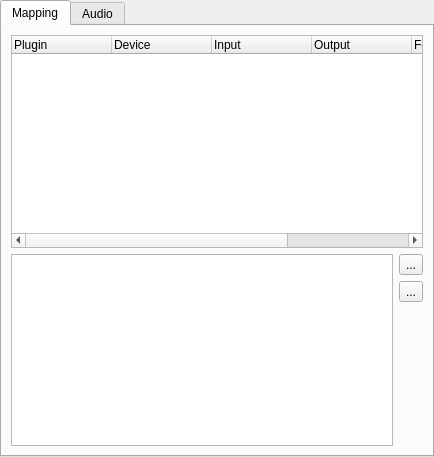
<?xml version="1.0" encoding="UTF-8"?>
<ui version="4.0">
 <author>Massimo Callegari</author>
 <comment>
  Q Light Controller Plus
  inputoutputpatcheditor.ui

  Copyright (c) 2015 Massimo Callegari

  Licensed under the Apache License, Version 2.0 (the &quot;License&quot;);
  you may not use this file except in compliance with the License.
  You may obtain a copy of the License at

      http://www.apache.org/licenses/LICENSE-2.0.txt

  Unless required by applicable law or agreed to in writing, software
  distributed under the License is distributed on an &quot;AS IS&quot; BASIS,
  WITHOUT WARRANTIES OR CONDITIONS OF ANY KIND, either express or implied.
  See the License for the specific language governing permissions and
  limitations under the License.
 </comment>
 <class>InputOutputPatchEditor</class>
 <widget class="QWidget" name="InputOutputPatchEditor">
  <property name="geometry">
   <rect>
    <x>0</x>
    <y>0</y>
    <width>434</width>
    <height>457</height>
   </rect>
  </property>
  <property name="windowTitle">
   <string>Input/Output patch editor</string>
  </property>
  <layout class="QGridLayout" name="gridLayout_3">
   <property name="leftMargin">
    <number>0</number>
   </property>
   <property name="topMargin">
    <number>0</number>
   </property>
   <property name="rightMargin">
    <number>0</number>
   </property>
   <property name="bottomMargin">
    <number>0</number>
   </property>
   <item row="0" column="0">
    <widget class="QTabWidget" name="m_tab">
     <property name="currentIndex">
      <number>0</number>
     </property>
     <widget class="QWidget" name="Mapping">
      <attribute name="title">
       <string>Mapping</string>
      </attribute>
      <layout class="QGridLayout" name="gridLayout_2">
       <item row="0" column="0" colspan="3">
        <widget class="QTreeWidget" name="m_mapTree">
         <property name="sizePolicy">
          <sizepolicy hsizetype="Expanding" vsizetype="Expanding">
           <horstretch>0</horstretch>
           <verstretch>0</verstretch>
          </sizepolicy>
         </property>
         <property name="alternatingRowColors">
          <bool>true</bool>
         </property>
         <property name="rootIsDecorated">
          <bool>false</bool>
         </property>
         <property name="itemsExpandable">
          <bool>false</bool>
         </property>
         <property name="expandsOnDoubleClick">
          <bool>false</bool>
         </property>
         <column>
          <property name="text">
           <string>Plugin</string>
          </property>
         </column>
         <column>
          <property name="text">
           <string>Device</string>
          </property>
         </column>
         <column>
          <property name="text">
           <string>Input</string>
          </property>
          <property name="textAlignment">
           <set>AlignLeading|AlignVCenter</set>
          </property>
         </column>
         <column>
          <property name="text">
           <string>Output</string>
          </property>
          <property name="textAlignment">
           <set>AlignLeading|AlignVCenter</set>
          </property>
         </column>
         <column>
          <property name="text">
           <string>Feedback</string>
          </property>
         </column>
         <column>
          <property name="text">
           <string>Profile</string>
          </property>
         </column>
        </widget>
       </item>
       <item row="1" column="0" rowspan="3" colspan="2">
        <widget class="QTextBrowser" name="m_infoBrowser">
         <property name="sizePolicy">
          <sizepolicy hsizetype="Expanding" vsizetype="Expanding">
           <horstretch>0</horstretch>
           <verstretch>0</verstretch>
          </sizepolicy>
         </property>
        </widget>
       </item>
       <item row="1" column="2">
        <widget class="QToolButton" name="m_configureButton">
         <property name="toolTip">
          <string>Configure the selected plugin</string>
         </property>
         <property name="text">
          <string notr="true">...</string>
         </property>
         <property name="icon">
          <iconset resource="qlcui.qrc">
           <normaloff>:/configure.png</normaloff>:/configure.png</iconset>
         </property>
         <property name="iconSize">
          <size>
           <width>32</width>
           <height>32</height>
          </size>
         </property>
        </widget>
       </item>
       <item row="2" column="2">
        <widget class="QToolButton" name="m_hotplugButton">
         <property name="toolTip">
          <string>Enable/Disable USB hotplugging (requires restart)</string>
         </property>
         <property name="text">
          <string notr="true">...</string>
         </property>
         <property name="icon">
          <iconset resource="qlcui.qrc">
           <normaloff>:/attach.png</normaloff>:/attach.png</iconset>
         </property>
         <property name="iconSize">
          <size>
           <width>32</width>
           <height>32</height>
          </size>
         </property>
         <property name="checkable">
          <bool>true</bool>
         </property>
        </widget>
       </item>
      </layout>
     </widget>
     <widget class="QWidget" name="Audio">
      <attribute name="title">
       <string>Audio</string>
      </attribute>
      <layout class="QGridLayout" name="gridLayout_4">
       <item row="0" column="0">
        <widget class="QTreeWidget" name="m_audioMapTree">
         <property name="rootIsDecorated">
          <bool>false</bool>
         </property>
         <column>
          <property name="text">
           <string>Device</string>
          </property>
         </column>
         <column>
          <property name="text">
           <string>Input</string>
          </property>
         </column>
         <column>
          <property name="text">
           <string>Output</string>
          </property>
         </column>
        </widget>
       </item>
       <item row="1" column="0">
        <widget class="QGroupBox" name="groupBox">
         <property name="title">
          <string>Configuration</string>
         </property>
         <layout class="QGridLayout" name="gridLayout_5">
          <item row="0" column="0">
           <widget class="QLabel" name="label">
            <property name="text">
             <string>Sample Rate (Hz)</string>
            </property>
           </widget>
          </item>
          <item row="1" column="0">
           <widget class="QLabel" name="label_2">
            <property name="text">
             <string>Channels</string>
            </property>
           </widget>
          </item>
          <item row="2" column="0">
           <widget class="QLabel" name="label_3">
            <property name="text">
             <string>Input Level</string>
            </property>
           </widget>
          </item>
          <item row="2" column="1">
           <widget class="QProgressBar" name="m_levelProgress">
            <property name="toolTip">
             <string>Live level of the selected audio INPUT device (press the monitor button to start).</string>
            </property>
            <property name="maximum">
             <number>32767</number>
            </property>
            <property name="value">
             <number>0</number>
            </property>
            <property name="format">
             <string notr="true">%p%</string>
            </property>
           </widget>
          </item>
          <item row="2" column="2">
           <widget class="QToolButton" name="m_audioPreviewButton">
            <property name="toolTip">
             <string>Start/stop monitoring the input level of the selected audio input device.</string>
            </property>
            <property name="text">
             <string notr="true"/>
            </property>
            <property name="icon">
             <iconset resource="qlcui.qrc">
              <normaloff>:/player_play.png</normaloff>:/player_play.png</iconset>
            </property>
            <property name="iconSize">
             <size>
              <width>24</width>
              <height>24</height>
             </size>
            </property>
            <property name="checkable">
             <bool>true</bool>
            </property>
           </widget>
          </item>
          <item row="1" column="1" colspan="2">
           <widget class="QComboBox" name="m_chansCombo">
            <item>
             <property name="text">
              <string notr="true">Mono</string>
             </property>
            </item>
            <item>
             <property name="text">
              <string notr="true">Stereo</string>
             </property>
            </item>
           </widget>
          </item>
          <item row="0" column="1" colspan="2">
           <widget class="QComboBox" name="m_srateCombo">
            <property name="currentIndex">
             <number>5</number>
            </property>
            <item>
             <property name="text">
              <string notr="true">8000</string>
             </property>
            </item>
            <item>
             <property name="text">
              <string notr="true">11025</string>
             </property>
            </item>
            <item>
             <property name="text">
              <string notr="true">16000</string>
             </property>
            </item>
            <item>
             <property name="text">
              <string notr="true">22050</string>
             </property>
            </item>
            <item>
             <property name="text">
              <string notr="true">32000</string>
             </property>
            </item>
            <item>
             <property name="text">
              <string notr="true">44100</string>
             </property>
            </item>
            <item>
             <property name="text">
              <string notr="true">48000</string>
             </property>
            </item>
            <item>
             <property name="text">
              <string notr="true">96000</string>
             </property>
            </item>
           </widget>
          </item>
         </layout>
        </widget>
       </item>
      </layout>
     </widget>
    </widget>
   </item>
  </layout>
 </widget>
 <resources>
  <include location="qlcui.qrc"/>
 </resources>
 <connections/>
 <slots>
  <slot>slotFeedbackToggled(bool)</slot>
 </slots>
</ui>
